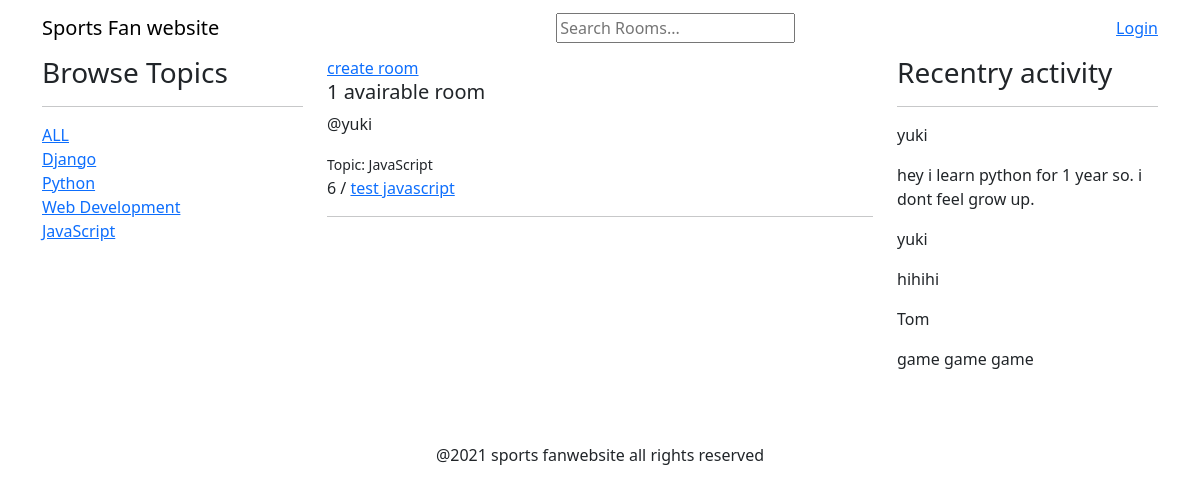
Screenshot of /?q=JavaScript with the database file from the repository.
### base/models.py (models this page shows, shortened)
class Topic(models.Model):
    name = models.CharField(max_length=200)

class Room(models.Model):
    host = models.ForeignKey(User, on_delete=models.SET_NULL, null=True)
    topic = models.ForeignKey(Topic, on_delete=models.SET_NULL, null=True)
    name = models.CharField(max_length=200)
    description = models.TextField(null=True, blank=True)
    participants =models.ManyToManyField(User, related_name='participants', blank=True)
    updated = models.DateTimeField(auto_now=True)
    created = models.DateTimeField(auto_now_add=True)
    class Meta:
        ordering = ['-updated', '-created']

class Message(models.Model):
    user = models.ForeignKey(User, on_delete=models.CASCADE)
    room = models.ForeignKey(Room, on_delete=models.CASCADE)
    body = models.TextField()
    updated = models.DateTimeField(auto_now=True)
    created = models.DateTimeField(auto_now_add=True)

### base/views.py (the view)
# urls.py: 2. Add a URL to urlpatterns:  path('', views.home, name='home')
def home(request):
    q = request.GET.get('q') if request.GET.get('q') != None else ''
    rooms = Room.objects.filter(
        Q(topic__name__icontains=q) |
        Q(name__icontains=q) |
        Q(description__icontains=q)
    )
    topics = Topic.objects.all()
    room_count = rooms.count()
    room_messages = Message.objects.all()[0:3]
    context = {
        'rooms': rooms,
        'topics': topics,
        'room_count': room_count,
        'room_messages': room_messages
    }
    return render(request, 'index.html', context)

### templates/index.html (shortened to what this page needs)
{% extends 'base/base.html' %}
{% block main %}
<div class="home-container container">
    <div class="row">
        <div class="col-3">
            <h3>Browse Topics</h3>
            <hr>
            <a href="{% url 'home' %}">ALL</a>
            {% for topic in topics %}
                <div>
                    <a href="{% url 'home' %}?q={{ topic.name }}">{{ topic.name }}</a>
                </div>
            {% endfor %}
        </div>
        <div class="col-6">
            <a href="{% url 'create-room' %}">create room</a>
            <h5>{{ room_count }} avairable room </h5>
            {% for room in rooms %}
                <div>
                    <p>@{{ room.host.username }}</p>
                    <small>Topic: {{ room.topic.name }}</small>
                    <p>{{ room.id }} / <a href="{% url 'room' room.id %}">{{ room.name }}</a></p>
                </div>
                <hr>
            {% endfor %}
        </div>
        <div class="col-3">
            <h3>Recentry activity</h3>
            <hr>
            {% for message in room_messages %}
                <p>{{ message.user }}</p>
                <p> {{ message.body }}</p>
            {% endfor %}
        </div>
    </div>
</div>
{% endblock main %}

### rows the page displays
Topic: name "Django"
Topic: name "Python"
Topic: name "Web Development"
Topic: name "JavaScript"
Room: host.username "yuki", topic.name "JavaScript", id "6", name "test javascript"
Message: user "yuki", body "hey i learn python for 1 year so. i dont feel grow up."
Message: user "yuki", body "hihihi"
Message: user "Tom", body "game game game"

### other values shown
{{ room_count }} "1"
